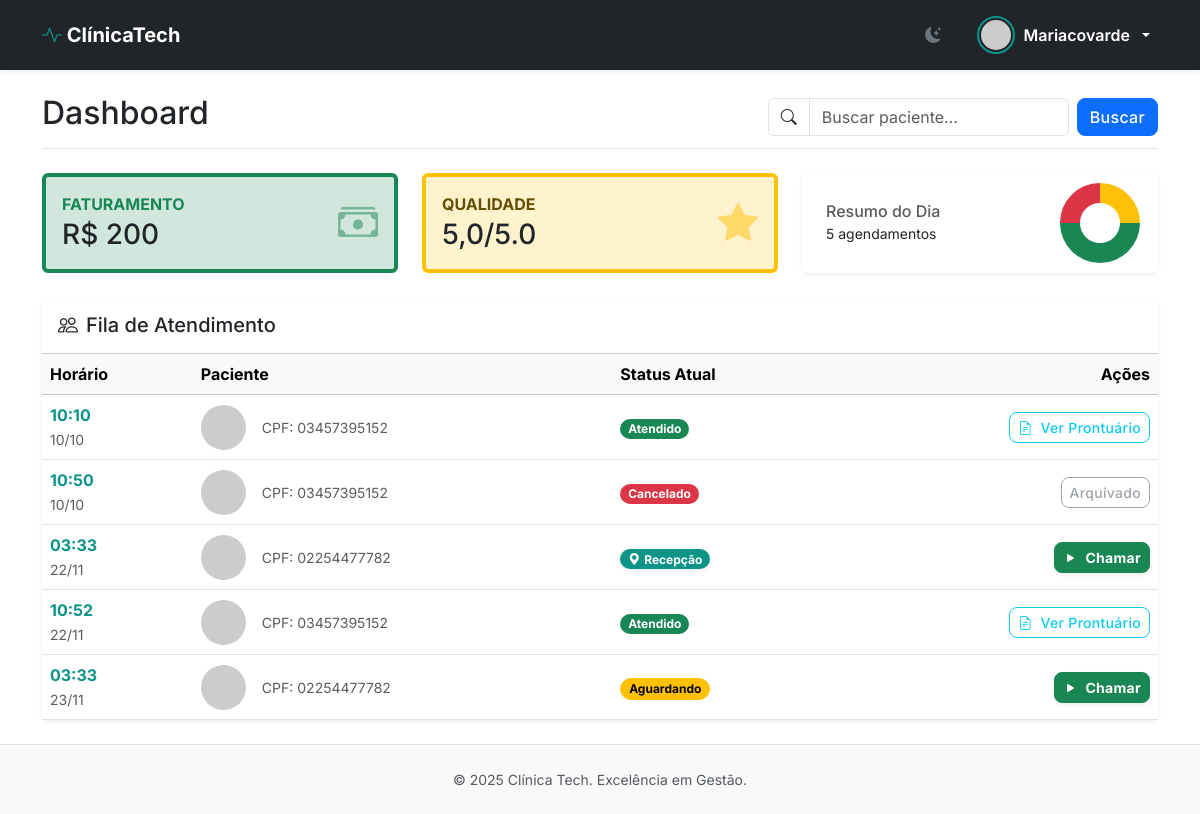
/medico/painel/ (signed in), run on the app's committed database.
### core/models.py (models this page shows, shortened)
class Usuario(AbstractUser):
    TIPO_CHOICES = (
        ('MEDICO', 'Médico'),
        ('PACIENTE', 'Paciente'),
        ('RECEPCAO', 'Recepção'),
    )
    tipo = models.CharField(
        'Tipo de Usuário',
        max_length=10,
        choices=TIPO_CHOICES,
        default='PACIENTE'
    )
    tipo = models.CharField('Tipo de Usuário', max_length=10, choices=TIPO_CHOICES, default='PACIENTE')
    foto = models.ImageField('Foto de Perfil', upload_to='perfis/', blank=True, null=True)

class Agendamento(models.Model):
    STATUS_CHOICES = (
        ('AGENDADO', 'Agendado'),
        ('AGUARDANDO', 'Na Sala de Espera'),
        ('CANCELADO', 'Cancelado'),
        ('REALIZADO', 'Realizado'),
    )
    medico = models.ForeignKey(Medico, on_delete=models.CASCADE, related_name='agenda')
    paciente = models.ForeignKey(Paciente, on_delete=models.CASCADE, related_name='consultas')
    data_horario = models.DateTimeField('Data e Hora')
    status = models.CharField(max_length=10, choices=STATUS_CHOICES, default='AGENDADO')
    valor = models.DecimalField('Valor da Consulta', max_digits=10, decimal_places=2, default=200.00)
    pago = models.BooleanField('Está Pago?', default=False)
    observacoes = models.TextField('Observações', blank=True, null=True)
    avaliacao = models.IntegerField('Avaliação (1-5)', blank=True, null=True)
    comentario_paciente = models.TextField('Comentário', blank=True, null=True)
    criado_em = models.DateTimeField(auto_now_add=True)
    atualizado_em = models.DateTimeField(auto_now=True)
    class Meta:
        ordering = ['data_horario']
        verbose_name = 'Agendamento'
        verbose_name_plural = 'Agendamentos'

class Paciente(models.Model):
    usuario = models.OneToOneField(Usuario, on_delete=models.CASCADE, related_name='paciente')
    cpf = models.CharField('CPF', max_length=14, unique=True)
    data_nascimento = models.DateField('Data de Nascimento')
    telefone = models.CharField('Telefone', max_length=20, blank=True, null=True)
    SEXO_CHOICES = (
        ('M', 'Masculino'),
        ('F', 'Feminino'),
        ('O', 'Outro'),
    )
    sexo = models.CharField('Sexo', max_length=1, choices=SEXO_CHOICES, default='O')

### core/views.py (the view)
# urls.py: path('medico/painel/', views.painel_medico, name='painel_medico'),
@login_required
def painel_medico(request):
    if request.user.tipo != 'MEDICO':
        messages.error(request, "Acesso negado.")
        return redirect('home')
    agendamentos = Agendamento.objects.filter(medico=request.user.medico).order_by('data_horario')
    query = request.GET.get('q')
    if query:
        agendamentos = agendamentos.filter(
            Q(paciente__usuario__username__icontains=query) |
            Q(paciente__cpf__icontains=query)
        )
    todos = Agendamento.objects.filter(medico=request.user.medico)
    faturamento_total = todos.filter(pago=True).aggregate(Sum('valor'))['valor__sum'] or 0
    media_estrelas = todos.filter(status='REALIZADO').aggregate(Avg('avaliacao'))['avaliacao__avg'] or 0
    contexto = {
        'agendamentos': agendamentos,
        'total_agendado': todos.filter(status='AGENDADO').count(),
        'total_realizado': todos.filter(status='REALIZADO').count(),
        'total_cancelado': todos.filter(status='CANCELADO').count(),
        'faturamento_total': faturamento_total,
        'media_estrelas': round(media_estrelas, 1),
    }
    return render(request, 'painel_medico.html', contexto)

### core/templates/painel_medico.html (shortened to what this page needs)
{% extends 'base.html' %}
{% block content %}
    <div class="d-flex justify-content-between flex-wrap flex-md-nowrap align-items-center pb-2 mb-4 border-bottom">
        <h1 class="h2">Dashboard</h1>
        <div class="btn-toolbar mb-2 mb-md-0">
            <form method="get" class="d-flex gap-2">
                <div class="input-group">
                    <span class="input-group-text bg-body"><i class="bi bi-search"></i></span>
                    <input type="text" name="q" class="form-control" placeholder="Buscar paciente..." value="{{ request.GET.q|default:'' }}">
                </div>
                <button type="submit" class="btn btn-primary">Buscar</button>
            </form>
        </div>
    </div>
    <div class="row g-4 mb-4">
        <div class="col-md-4">
            <div class="card h-100 border-start border-4 border-success bg-success-subtle">
                <div class="card-body">
                    <div class="d-flex justify-content-between align-items-center">
                        <div>
                            <h6 class="text-success text-uppercase fw-bold mb-1">Faturamento</h6>
                            <h3 class="mb-0">R$ {{ faturamento_total|default:"0,00" }}</h3>
                        </div>
                        <i class="bi bi-cash-stack fs-1 text-success opacity-50"></i>
                    </div>
                </div>
            </div>
        </div>
        <div class="col-md-4">
            <div class="card h-100 border-start border-4 border-warning bg-warning-subtle">
                <div class="card-body">
                    <div class="d-flex justify-content-between align-items-center">
                        <div>
                            <h6 class="text-warning-emphasis text-uppercase fw-bold mb-1">Qualidade</h6>
                            <h3 class="mb-0">{{ media_estrelas }}/5.0</h3>
                        </div>
                        <i class="bi bi-star-fill fs-1 text-warning opacity-50"></i>
                    </div>
                </div>
            </div>
        </div>
        <div class="col-md-4">
            <div class="card h-100 border-0 shadow-sm">
                <div class="card-body d-flex align-items-center justify-content-between p-2">
                    <div class="ms-3">
                        <h6 class="text-muted mb-0">Resumo do Dia</h6>
                        <small>{{ agendamentos.count }} agendamentos</small>
                    </div>
                    <div style="width: 80px; height: 80px; margin-right: 10px;">
                        <canvas id="meuGrafico"></canvas>
                    </div>
                </div>
            </div>
        </div>
    </div>
    <div class="card shadow-sm border-0">
        <div class="card-header bg-body py-3">
            <h5 class="mb-0"><i class="bi bi-people me-2"></i>Fila de Atendimento</h5>
        </div>
        <div class="table-responsive">
            {% if agendamentos %}
            <table class="table table-hover align-middle mb-0">
                <thead class="table-light">
                    <tr>
                        <th>Horário</th>
                        <th>Paciente</th>
                        <th>Status Atual</th>
                        <th class="text-end">Ações</th>
                    </tr>
                </thead>
                <tbody>
                    {% for agenda in agendamentos %}
                    <tr>
                        <td class="fw-bold text-primary">
                            {{ agenda.data_horario|date:"H:i" }} <br>
                            <small class="text-muted fw-normal">{{ agenda.data_horario|date:"d/m" }}</small>
                        </td>
                        <td>
                            <div class="d-flex align-items-center">
                                {% if agenda.paciente.usuario.foto %}
                                    <img src="{{ agenda.paciente.usuario.foto.url }}" class="rounded-circle me-3" width="45" height="45" style="object-fit: cover;">
                                {% else %}
                                    <img src="https://ui-avatars.com/api/?name={{ agenda.paciente.usuario.username }}&background=random" class="rounded-circle me-3" width="45">
                                {% endif %}
                                <div>
                                    <small class="text-muted">CPF: {{ agenda.paciente.cpf }}</small>
                                </div>
                            </div>
                        </td>
                        <td>
                            {% if agenda.status == 'AGENDADO' %}
                                <span class="badge rounded-pill text-bg-warning border border-warning">Aguardando</span>
                            {% elif agenda.status == 'AGUARDANDO' %}
                                <span class="badge rounded-pill text-bg-primary status-espera shadow-sm">
                                    <i class="bi bi-geo-alt-fill me-1"></i>Recepção
                                </span>
                            {% elif agenda.status == 'REALIZADO' %}
                                <span class="badge rounded-pill text-bg-success">Atendido</span>
                            {% else %}
                                <span class="badge rounded-pill text-bg-danger">Cancelado</span>
                            {% endif %}
                        </td>
                        <td class="text-end">
                            {% if agenda.status == 'AGENDADO' or agenda.status == 'AGUARDANDO' %}
                                <a href="{% url 'realizar_atendimento' agenda.id %}" class="btn btn-sm btn-success fw-bold shadow-sm">
                                    <i class="bi bi-play-fill me-1"></i> Chamar
                                </a>
                            {% elif agenda.status == 'REALIZADO' %}
                                <a href="{% url 'visualizar_prontuario' agenda.id %}" class="btn btn-sm btn-outline-info">
                                    <i class="bi bi-file-earmark-text me-1"></i> Ver Prontuário
                                </a>
                            {% else %}
                                <button class="btn btn-sm btn-outline-secondary" disabled>Arquivado</button>
                            {% endif %}
                        </td>
                    </tr>
                    {% endfor %}
                </tbody>
            </table>
            {% else %}
                <div class="text-center py-5 text-muted">
                    <i class="bi bi-calendar-x display-4 opacity-50"></i>
                    <p class="mt-2">Nenhum paciente encontrado com este filtro.</p>
                </div>
            {% endif %}
        </div>
    </div>
{% endblock %}
{% block scripts %}
<script>
    const ctx = document.getElementById('meuGrafico');
    if (ctx) {
        new Chart(ctx, {
            type: 'doughnut',
            data: {
                labels: ['Aguardando', 'Atendidos', 'Cancelados'],
                datasets: [{
                    data: [
                        {{ total_agendado|default:0 }},
                        {{ total_realizado|default:0 }},
                        {{ total_cancelado|default:0 }}
                    ],
                    backgroundColor: ['#ffc107', '#198754', '#dc3545'],
                    borderWidth: 0
                }]
            },
            options: {
                responsive: true,
                maintainAspectRatio: false,
                plugins: { legend: { display: false } }
            }
        });
    }
</script>
{% endblock %}

### core/templates/base.html (shortened to what this page needs)
<!DOCTYPE html>
{% load static %}
<html lang="pt-br" data-bs-theme="light">
<head>
    <link href="https://cdn.jsdelivr.net/npm/bootstrap@5.3.2/dist/css/bootstrap.min.css" rel="stylesheet">
    <link rel="stylesheet" href="https://cdn.jsdelivr.net/npm/bootstrap-icons@1.11.1/font/bootstrap-icons.css">
    <link href="https://unpkg.com/aos@2.3.1/dist/aos.css" rel="stylesheet">
</head>
<body class="d-flex flex-column min-vh-100">
    <nav class="navbar navbar-expand-lg navbar-dark bg-dark sticky-top shadow-sm">
        <div class="container">
            <a class="navbar-brand fw-bold" href="/">
                <i class="bi bi-activity text-primary"></i> Clínica<span class="text-white">Tech</span>
            </a>
            <div class="collapse navbar-collapse" id="navbarContent">
                <ul class="navbar-nav ms-auto align-items-center gap-3">
                    <li class="nav-item">
                        <button class="btn btn-outline-secondary border-0 rounded-circle" id="theme-toggle">
                            <i class="bi bi-moon-stars-fill" id="theme-icon"></i>
                        </button>
                    </li>
                    {% if user.is_authenticated %}
                        <li class="nav-item dropdown">
                            <a class="nav-link dropdown-toggle d-flex align-items-center gap-2 text-white" href="#" role="button" data-bs-toggle="dropdown">
                                {% if user.foto %}
                                    <img src="{{ user.foto.url }}" class="foto-nav">
                                {% else %}
                                    <img src="https://ui-avatars.com/api/?name={{ user.username }}&background=random" class="foto-nav">
                                {% endif %}
                                <span class="fw-semibold">{{ user.first_name|default:user.username }}</span>
                            </a>
                        </li>
                    {% else %}
                        <li class="nav-item"><a href="/login/" class="btn btn-outline-light btn-sm px-3">Entrar</a></li>
                        <li class="nav-item"><a href="/cadastro/" class="btn btn-primary btn-sm px-3">Criar Conta</a></li>
                    {% endif %}
                </ul>
            </div>
        </div>
    </nav>
    <div class="toast-container position-fixed top-0 end-0 p-3">
    </div>
    <main class="flex-grow-1 py-4">
        <div class="container" data-aos="fade-up" data-aos-duration="800">
            {% block content %}{% endblock %}
        </div>
    </main>
    <footer class="bg-body-tertiary py-4 mt-auto border-top">
        <div class="container text-center text-muted small">
            <p class="mb-0">&copy; 2025 Clínica Tech. Excelência em Gestão.</p>
        </div>
    </footer>
    {% block scripts %}{% endblock %}
</body>
</html>

### core/templates/base.html (style rules this page uses)
:root { --bs-font-sans-serif: 'Inter', sans-serif; --bs-primary: #0d9488; --bs-primary-rgb: 13, 148, 136; }
.card { transition: transform 0.2s, box-shadow 0.2s; }
.btn { border-radius: 8px; font-weight: 500; letter-spacing: 0.3px; transition: all 0.2s; }
.foto-nav { width: 38px; height: 38px; border-radius: 50%; object-fit: cover; border: 2px solid var(--bs-primary); padding: 2px; }
.toast-container { z-index: 1055; }

### data on the page
Usuario: first_name "Mariacovarde"
Agendamento: data_horario "10:10", data_horario "10/10", paciente.cpf "03457395152", status "Atendido"
Agendamento: data_horario "10:50", data_horario "10/10", paciente.cpf "03457395152", status "Cancelado"
Agendamento: data_horario "03:33", data_horario "22/11", paciente.cpf "02254477782", status "AGUARDANDO" (drawn)
Agendamento: data_horario "10:52", data_horario "22/11", paciente.cpf "03457395152", status "Atendido"
Agendamento: data_horario "03:33", data_horario "23/11", paciente.cpf "02254477782", status "Aguardando"

### other printed values
{{ faturamento_total|default:"0,00" }} "200"
{{ media_estrelas }} "5,0"
{{ agendamentos.count }} "5"
